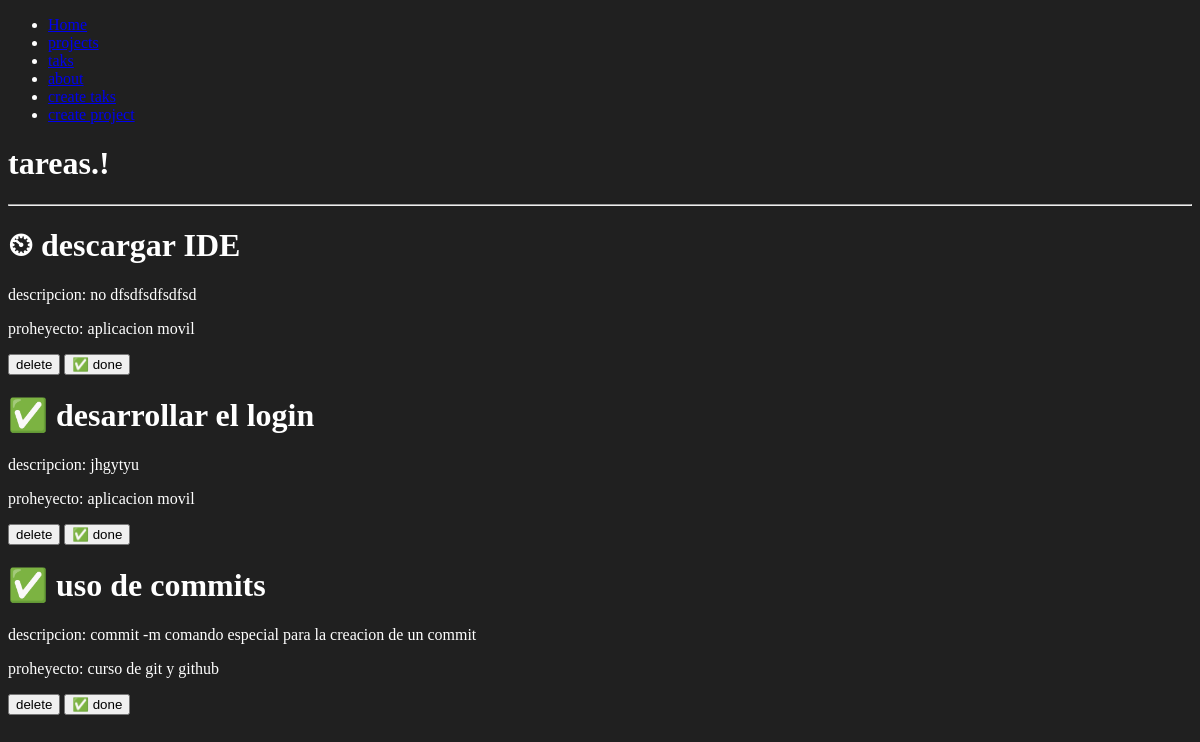
/taks/, run on an earlier commit of the app's database.
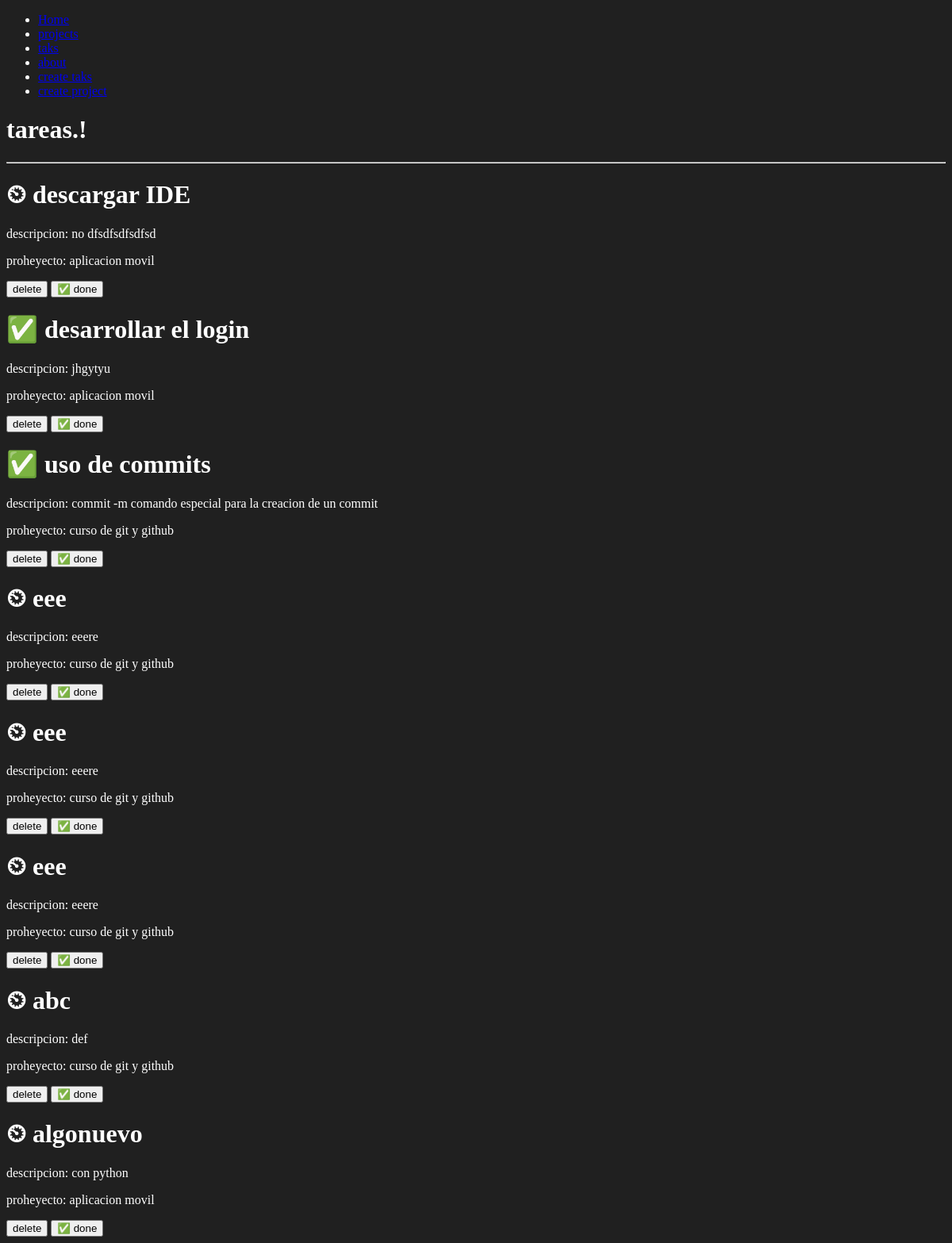
And on a later commit of the database.
### myapp/models.py (models this page shows, shortened)
class Tareas(models.Model):
    titulo = models.CharField(max_length=200)
    descripcion = models.TextField()
    project = models.ForeignKey(Project, on_delete = models.CASCADE)
    done = models.BooleanField(default = False)

class Project(models.Model):
    name = models.CharField(max_length=200)

### myapp/views.py (the view)
# urls.py: path('taks/', views.taks, name ='taks'),
def taks(request):
    tareas = Tareas.objects.all()
    return render(request, 'tasks/taks.html',{
        'tareas':tareas
    })

### myapp/templates/tasks/taks.html
{% extends 'layouts/base.html' %}
{% block content %}
    <h1>tareas.!</h1>
    <hr>
    {% for tarea in tareas %}
        <h1>{% if tarea.done == True %}✅{% else %} ⏲ {% endif %} {{tarea.titulo}}</h1>
        <p>descripcion: {{tarea.descripcion}}</p>
        <p>proheyecto: {{tarea.project.name}}</p>
        <button>delete</button>
        <button >✅ done</button>
    {% endfor %}
{% endblock %}

### myapp/templates/layouts/base.html (shortened to what this page needs)
{% load static %}
<!DOCTYPE html>
<html lang="en">
<head>
    <link rel="stylesheet" href="{% static '/css/styles.css' %}">
</head>
<body>
    <nav>
        <ul>
            <li>
                <a href="/">Home</a>
            </li>
            <li>
                <a href="/projects">projects</a>
            </li>
            <li>
                <a href="{% url 'taks' %}">taks</a>
            </li>
            <li>
                <a href="{% url 'about' %}">about</a>
            </li>
            <li>
                <a href="{% url 'create_taks' %}">create taks</a>
            </li>
            <li>
                <a href="{% url 'create_projects' %}">create project</a>
            </li>
        </ul>
    </nav>
    {% block content %}
    {% endblock %}
</body>
</html>

### myapp/static/css/styles.css (style rules this page uses)
body { background: #202020; color: #fff; }

What changed in the data, as far as the page shows it:
added Tareas: titulo "eee", descripcion "eeere", project.name "curso de git y github"
added Tareas: titulo "eee", descripcion "eeere", project.name "curso de git y github"
added Tareas: titulo "eee", descripcion "eeere", project.name "curso de git y github"
added Tareas: titulo "abc", descripcion "def", project.name "curso de git y github"
added Tareas: titulo "algonuevo", descripcion "con python", project.name "aplicacion movil"
